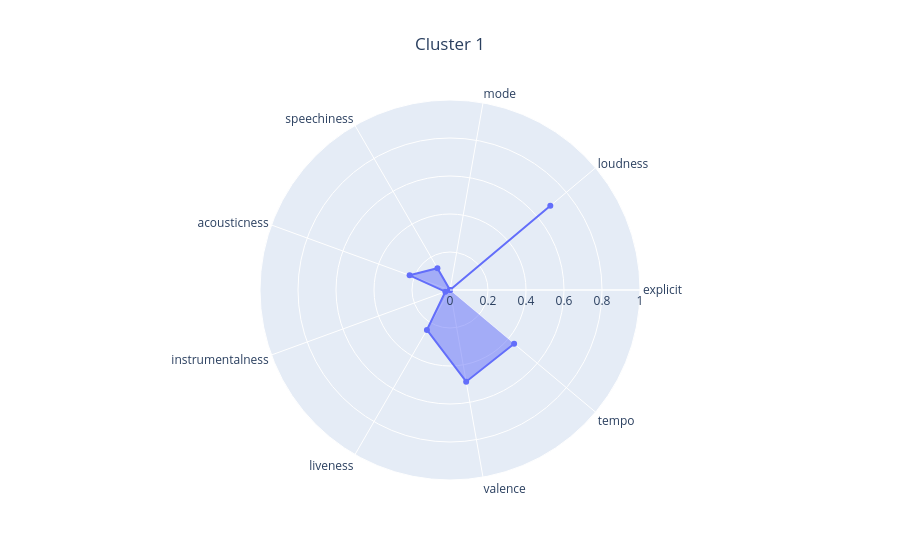
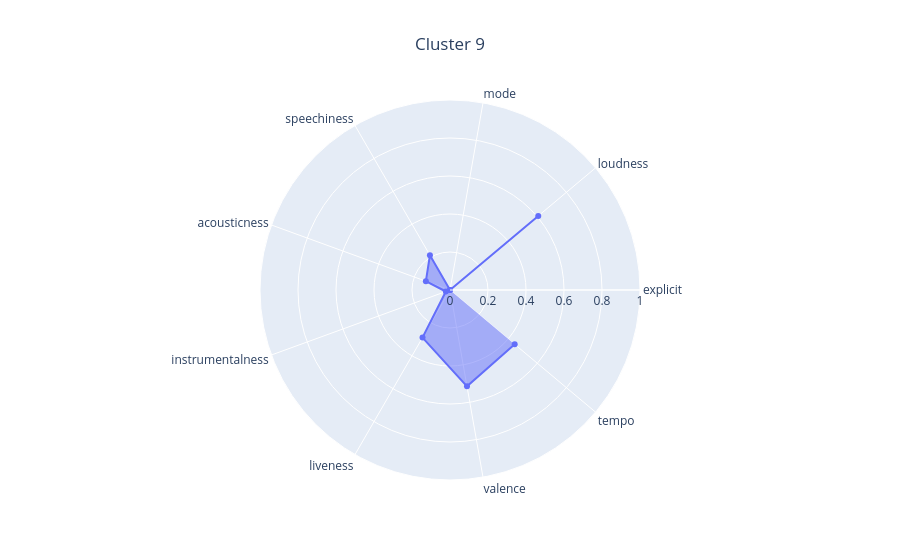

The notebook cell these images were saved under, in order:
### Markdown cell above
Problem z k-means jest taki, że wykrywa tylko klastry sferyczne. W przypadku zbiorów, w których klastry mogą być mocno wymieszane, będzie to szczególnym problemem. Tak może być tutaj - w końcu mamy co najmniej kilka podgatunków rocka i popu, które są zbliżone do siebie. Mamy też dość egzotyczne podgatunki takie jak "art rock" czy "rock en espanol", które być może są nieliczne i stanowią de facto szum.

Do takich sytuacji doskonale nadaje się DBSCAN. Ma co prawda większą złożoność, ale dla danych tego rozmiaru jest to jeszcze akceptowalne. Sprawdźmy, jak działa dla domyślnych hiperparametrów - epsilon 0.5 i min_samples 5.

### Code cell
from sklearn.cluster import DBSCAN

clustering = DBSCAN(n_jobs=-1)
clustering.fit(X)

dbscan_analyzer = DBSCANAnalyzer(df_songs_info, clustering_visualizer)
dbscan_analyzer.analyze_clustering(X, clustering)

### Figure 1 — Plotly figure (JSON) as saved in the notebook; plotly's stock layout.template omitted (floating-point values rounded to 4 significant figures)
{"data": [{"fill": "toself", "r": [0.0, 0.6892, 0.0, 0.1325, 0.2263, 0.02602, 0.2429, 0.49, 0.4406], "theta": ["explicit", "loudness", "mode", "speechiness", "acousticness", "instrumentalness", "liveness", "valence", "tempo"], "type": "scatterpolar"}], "layout": {"polar": {"radialaxis": {"range": [0, 1]}}, "title": {"text": "Cluster 1", "x": 0.5}}}

### Figure 2 — Plotly figure (JSON) as saved in the notebook; plotly's stock layout.template omitted (floating-point values rounded to 4 significant figures)
{"data": [{"fill": "toself", "r": [0.0, 0.6064, 0.0, 0.2113, 0.1351, 0.02327, 0.2892, 0.5149, 0.4445], "theta": ["explicit", "loudness", "mode", "speechiness", "acousticness", "instrumentalness", "liveness", "valence", "tempo"], "type": "scatterpolar"}], "layout": {"polar": {"radialaxis": {"range": [0, 1]}}, "title": {"text": "Cluster 9", "x": 0.5}}}
